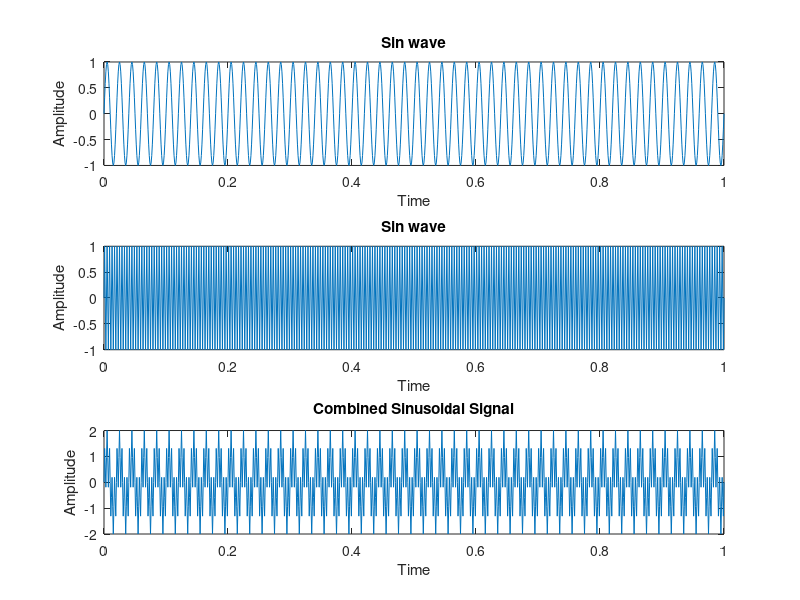

Recreate this plot in MATLAB.
%%%Addition Of sinusoidal Signals
clc;
clear all;
close all;
A=1
fm=50
fs=1000
dt = 1/fs
t=0:dt:1
sin1= A*sin(2*pi*fm*t)
subplot(3,1,1)
plot(t,sin1)
xlabel('Time')
ylabel("Amplitude")
title("Sin wave")

A=1
fm=250
fs=1000
dt = 1/fs
t=0:dt:1
sin2= A*sin(2*pi*fm*t)
subplot(3,1,2)
plot(t,sin2)
xlabel('Time')
ylabel("Amplitude")
title("Sin wave")

% Add the two sinusoidal signals
combinedSignal = sin1 + sin2;
subplot(3,1,3)
plot(t, combinedSignal)
xlabel('Time')
ylabel("Amplitude")
title("Combined Sinusoidal Signal")
